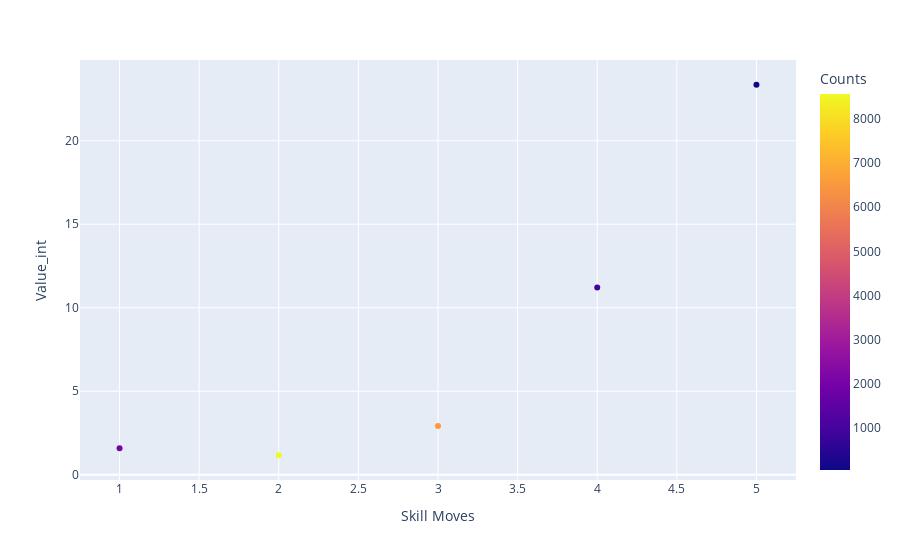

Notebook code cell kept with this figure:
### Markdown cell above
# Зависит ли Стоимость игрока стоимость (Value) игрока от его "финтов" (Skill Moves)?

### Code cell
# Будем считать в миллионах, мы же не бичи
def value_int(s):
    if not pd.isna(s):
        if s[-1] == 'M':
            return float(s[1:-1])
        elif s[-1] == 'K':
            return float(s[1:-1]) / 1000
        else:
            return 0


df['Value_int'] = df['Value'].apply(value_int)

fig = px.scatter(groupby_cnt(df, 'Skill Moves', 'Value_int'), x = 'Skill Moves', y = 'Value_int', color = 'Counts')
fig.show()

print(f'коэффициент корреляции: {df.corr().at["Skill Moves", "Value_int"]}')

### Figure 1 — Plotly figure (JSON) as saved in the notebook; plotly's stock layout.template omitted (floating-point values rounded to 4 significant figures)
{"data": [{"hovertemplate": "Skill Moves=%{x}<br>Value_int=%{y}<br>Counts=%{marker.color}<extra></extra>", "legendgroup": "", "marker": {"color": [8565, 2026, 6600, 917, 51], "coloraxis": "coloraxis", "symbol": "circle"}, "mode": "markers", "name": "", "orientation": "v", "showlegend": false, "type": "scatter", "x": [2, 1, 3, 4, 5], "xaxis": "x", "y": [1.166, 1.585, 2.911, 11.21, 23.35], "yaxis": "y"}], "layout": {"coloraxis": {"colorbar": {"title": {"text": "Counts"}}, "colorscale": [[0, "#0d0887"], [0.1111, "#46039f"], [0.2222, "#7201a8"], [0.3333, "#9c179e"], [0.4444, "#bd3786"], [0.5556, "#d8576b"], [0.6667, "#ed7953"], [0.7778, "#fb9f3a"], [0.8889, "#fdca26"], [1, "#f0f921"]]}, "legend": {"tracegroupgap": 0}, "margin": {"t": 60}, "xaxis": {"anchor": "y", "domain": [0, 1], "title": {"text": "Skill Moves"}}, "yaxis": {"anchor": "x", "domain": [0, 1], "title": {"text": "Value_int"}}}}
